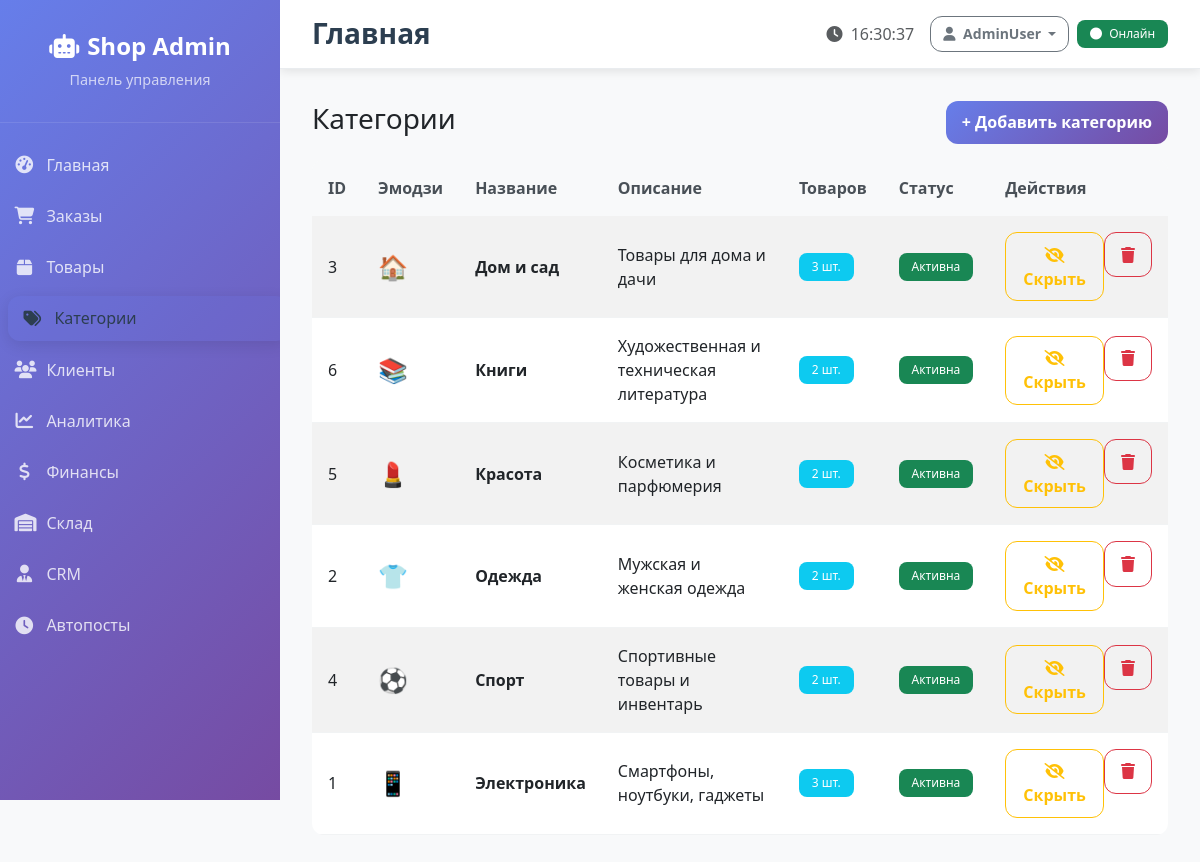
Page /categories (signed in) on the committed database.
### tables this page shows
CREATE TABLE categories (
    id INTEGER PRIMARY KEY AUTOINCREMENT,
    name TEXT NOT NULL,
    description TEXT,
    emoji TEXT,
    is_active INTEGER DEFAULT 1,
    created_at TIMESTAMP DEFAULT CURRENT_TIMESTAMP
);

### web_admin/app.py (the view)
    def decorated_function(*args, **kwargs):
        if not session.get('logged_in'):
            return redirect(url_for('login'))
        return f(*args, **kwargs)

### database.py (called while the page is built, shortened)
    def execute_query(self, query, params=None):
        try:
            conn = sqlite3.connect(self.db_path)
            cursor = conn.cursor()
            if params:
                cursor.execute(query, params)
            else:
                cursor.execute(query)
            q = query.strip().upper()
            if q.startswith('SELECT'):
                result = cursor.fetchall()
            return result
        except Exception as e:
            logging.info(f"Ошибка выполнения запроса: {e}")
            return None
        finally:
            if 'conn' in locals():
                conn.close()

### web_admin/app.py (called while the page is built)
def login_required(f):
    def decorated_function(*args, **kwargs):
        if not session.get('logged_in'):
            return redirect(url_for('login'))
        return f(*args, **kwargs)
    decorated_function.__name__ = f.__name__
    return decorated_function

@app.route('/categories')
@login_required
def categories():
    categories_data = db.execute_query('''
        SELECT c.id, c.name, c.description, c.emoji, c.is_active,
               COUNT(p.id) as products_count
        FROM categories c
        LEFT JOIN products p ON c.id = p.category_id AND p.is_active = 1
        GROUP BY c.id, c.name, c.description, c.emoji, c.is_active
        ORDER BY c.name
    ''')
    return render_template('categories.html', categories=categories_data or [])

### web_admin/templates/categories.html (shortened to what this page needs)
{% extends 'base.html' %}
{% block content %}
<div class="d-flex align-items-center justify-content-between mb-3">
  <h1 class="h3">Категории</h1>
  <a class="btn btn-primary" href="{{ url_for('add_category') }}">+ Добавить категорию</a>
</div>
<div class="table-responsive">
<table class="table table-striped align-middle">
  <thead><tr><th>ID</th><th>Эмодзи</th><th>Название</th><th>Описание</th><th>Товаров</th><th>Статус</th><th>Действия</th></tr></thead>
  <tbody>
  {% for c in categories %}
    <tr>
      <td>{{ c[0] }}</td>
      <td><span style="font-size: 1.5rem;">{{ c[3] or '📦' }}</span></td>
      <td><strong>{{ c[1] }}</strong></td>
      <td>{{ c[2][:50] if c[2] else '-' }}{% if c[2] and c[2]|length > 50 %}...{% endif %}</td>
      <td>
        <span class="badge bg-info">{{ c[5] or 0 }} шт.</span>
      </td>
      <td>
        {% if c[4] %}
          <span class="badge bg-success">Активна</span>
        {% else %}
          <span class="badge bg-secondary">Скрыта</span>
        {% endif %}
      </td>
      <td>
        <div class="btn-group btn-group-sm">
          <form method="post" action="{{ url_for('toggle_category', cid=c[0]) }}" style="display:inline">
            <button class="btn btn-outline-{% if c[4] %}warning{% else %}success{% endif %}" type="submit" title="{% if c[4] %}Скрыть{% else %}Показать{% endif %}">
              <i class="fas fa-{% if c[4] %}eye-slash{% else %}eye{% endif %}"></i>
              {% if c[4] %}Скрыть{% else %}Показать{% endif %}
            </button>
          </form>
          <form method="post" action="{{ url_for('delete_category') }}" style="display:inline" onsubmit="return confirm('Удалить категорию? Все товары в этой категории также будут удалены!')">
            <button class="btn btn-outline-danger" type="submit" title="Удалить">
              <i class="fas fa-trash"></i>
            </button>
          </form>
        </div>
      </td>
    </tr>
  {% endfor %}
  </tbody>
</table>
</div>
{% endblock %}

### web_admin/templates/base.html (shortened to what this page needs)
<!DOCTYPE html>
<html lang="ru">
<head>
    <link href="https://cdn.jsdelivr.net/npm/bootstrap@5.3.0/dist/css/bootstrap.min.css" rel="stylesheet">
    <link href="https://cdnjs.cloudflare.com/ajax/libs/font-awesome/6.4.0/css/all.min.css" rel="stylesheet">
    <link rel="stylesheet" href="{{ url_for('static', filename='css/admin.css') }}">
</head>
<body>
    <nav class="sidebar">
        <div class="sidebar-brand">
            <h3><i class="fas fa-robot me-2"></i>Shop Admin</h3>
            <p>Панель управления</p>
        </div>
        <ul class="nav flex-column mt-3">
            <li class="nav-item">
                <a class="nav-link {{ 'active' if request.endpoint == 'dashboard' }}" href="{{ url_for('dashboard') }}">
                    <i class="fas fa-tachometer-alt"></i>
                    Главная
                </a>
            </li>
            <li class="nav-item">
                <a class="nav-link {{ 'active' if request.endpoint == 'orders' }}" href="{{ url_for('orders') }}">
                    <i class="fas fa-shopping-cart"></i>
                    Заказы
                </a>
            </li>
            <li class="nav-item">
                <a class="nav-link {{ 'active' if request.endpoint == 'products' }}" href="{{ url_for('products') }}">
                    <i class="fas fa-box"></i>
                    Товары
                </a>
            </li>
            <li class="nav-item">
                <a class="nav-link {{ 'active' if request.endpoint == 'categories' }}" href="{{ url_for('categories') }}">
                    <i class="fas fa-tags"></i>
                    Категории
                </a>
            </li>
            <li class="nav-item">
                <a class="nav-link {{ 'active' if request.endpoint == 'customers' }}" href="{{ url_for('customers') }}">
                    <i class="fas fa-users"></i>
                    Клиенты
                </a>
            </li>
            <li class="nav-item">
                <a class="nav-link {{ 'active' if request.endpoint == 'analytics_page' }}" href="{{ url_for('analytics_page') }}">
                    <i class="fas fa-chart-line"></i>
                    Аналитика
                </a>
            </li>
            <li class="nav-item">
                <a class="nav-link {{ 'active' if request.endpoint == 'financial' }}" href="{{ url_for('financial_page') }}">
                    <i class="fas fa-dollar-sign"></i>
                    Финансы
                </a>
            </li>
            <li class="nav-item">
                <a class="nav-link {{ 'active' if request.endpoint == 'inventory_page' }}" href="{{ url_for('inventory_page') }}">
                    <i class="fas fa-warehouse"></i>
                    Склад
                </a>
            </li>
            <li class="nav-item">
                <a class="nav-link {{ 'active' if request.endpoint == 'crm_page' }}" href="{{ url_for('crm_page') }}">
                    <i class="fas fa-user-tie"></i>
                    CRM
                </a>
            </li>
            <li class="nav-item">
                <a class="nav-link {{ 'active' if request.endpoint == 'scheduled_posts' }}" href="{{ url_for('scheduled_posts') }}">
                    <i class="fas fa-clock"></i>
                    Автопосты
                </a>
            </li>
        </ul>
    </nav>
    <div class="main-content">
        <div class="top-navbar">
            <div class="d-flex justify-content-between align-items-center">
                <h1 class="page-header">{% block page_title %}Главная{% endblock %}</h1>
                <div class="d-flex align-items-center">
                    <span class="text-muted me-3">
                        <i class="fas fa-clock me-1"></i>
                        <span id="current-time"></span>
                    </span>
                    <div class="dropdown">
                        <button class="btn btn-outline-secondary btn-sm dropdown-toggle" type="button"
                                data-bs-toggle="dropdown" aria-expanded="false">
                            <i class="fas fa-user me-1"></i>
                            AdminUser
                        </button>
                    </div>
                    <div class="badge bg-success ms-2">
                        <i class="fas fa-circle me-1"></i>
                        Онлайн
                    </div>
                </div>
            </div>
        </div>
        <div class="content-area">
            {% block content %}{% endblock %}
        </div>
    </div>
</body>
</html>

### web_admin/static/css/admin.css (style rules this page uses)
:root { --primary-gradient: linear-gradient(135deg, #667eea 0%, #764ba2 100%); --success-gradient: linear-gradient(135deg, #11998e 0%, #38ef7d 100%); --warning-gradient: linear-gradient(135deg, #f093fb 0%, #f5576c 100%); --info-gradient: linear-gradient(135deg, #4facfe 0%, #00f2fe 100%); --sidebar-width: 280px; }
body { font-family: 'Segoe UI', Tahoma, Geneva, Verdana, sans-serif; background-color: #f8f9fa; }
.sidebar { position: fixed; top: 0; left: 0; height: 100vh; width: var(--sidebar-width); background: var(--primary-gradient); z-index: 1000; transition: all 0.3s ease; overflow-y: auto; }
.sidebar-brand { padding: 2rem 1.5rem; text-align: center; border-bottom: 1px solid rgba(255,255,255,0.1); }
.sidebar-brand h3 { color: white; margin: 0; font-weight: 700; font-size: 1.5rem; }
.sidebar-brand p { color: rgba(255,255,255,0.7); margin: 0.5rem 0 0 0; font-size: 0.9rem; }
.sidebar .nav-link { color: rgba(255,255,255,0.8); padding: 1rem 1.5rem; margin: 0.25rem 1rem; border-radius: 12px; transition: all 0.3s ease; display: flex; align-items: center; font-weight: 500; }
.sidebar .nav-link i { width: 20px; margin-right: 12px; font-size: 1.1rem; }
.sidebar .nav-link:hover, .sidebar .nav-link.active { color: white; background-color: rgba(255,255,255,0.15); transform: translateX(8px); box-shadow: 0 4px 15px rgba(0,0,0,0.1); }
.main-content { margin-left: var(--sidebar-width); min-height: 100vh; padding: 0; }
.top-navbar { background: white; padding: 1rem 2rem; box-shadow: 0 2px 10px rgba(0,0,0,0.1); border-bottom: 1px solid #e9ecef; }
.page-header { margin: 0; font-size: 1.75rem; font-weight: 600; color: #2c3e50; }
.content-area { padding: 2rem; }
.btn { border-radius: 10px; font-weight: 500; padding: 0.6rem 1.5rem; transition: all 0.3s ease; }
.btn-primary { background: var(--primary-gradient); border: none; }
.table { border-radius: 12px; overflow: hidden; }
.table thead th { background-color: #f8f9fa; border: none; font-weight: 600; color: #495057; padding: 1rem; }
.table tbody td { padding: 1rem; border-color: #f1f3f4; vertical-align: middle; }
.badge { border-radius: 8px; font-weight: 500; padding: 0.5rem 0.8rem; }
:root { --tile-min-height: 180px; --tile-radius: 16px; --tile-shadow: 0 8px 24px rgba(0,0,0,0.08); --tile-shadow-hover: 0 16px 40px rgba(102,126,234,0.25); --brand: #667eea; }
.sidebar .nav-link { border-radius: 12px; padding: .65rem .9rem; margin: .2rem 0; font-weight: 500; }
.sidebar .nav-link i { width: 1.25rem; text-align: center; }
.sidebar .nav-link.active, .sidebar .nav-link:hover { background: rgba(102,126,234,0.12); color: #2c3e50; }
.btn { border-radius: 12px; padding: .6rem 1rem; font-weight: 600; }
.btn-sm { padding: .4rem .75rem; font-weight: 600; }

### rows in the picture
categories: id "3", emoji "🏠", name "Дом и сад", description "Товары для дома и дачи", is_active "Активна"
categories: id "6", emoji "📚", name "Книги", description "Художественная и техническая литература", c "2", is_active "Активна"
categories: id "5", emoji "💄", name "Красота", description "Косметика и парфюмерия", c "2", is_active "Активна"
categories: id "2", emoji "👕", name "Одежда", description "Мужская и женская одежда", is_active "Активна"
categories: id "4", emoji "⚽", name "Спорт", description "Спортивные товары и инвентарь", c "2", is_active "Активна"
categories: id "1", emoji "📱", name "Электроника", description "Смартфоны, ноутбуки, гаджеты", c "3", is_active "Активна"
